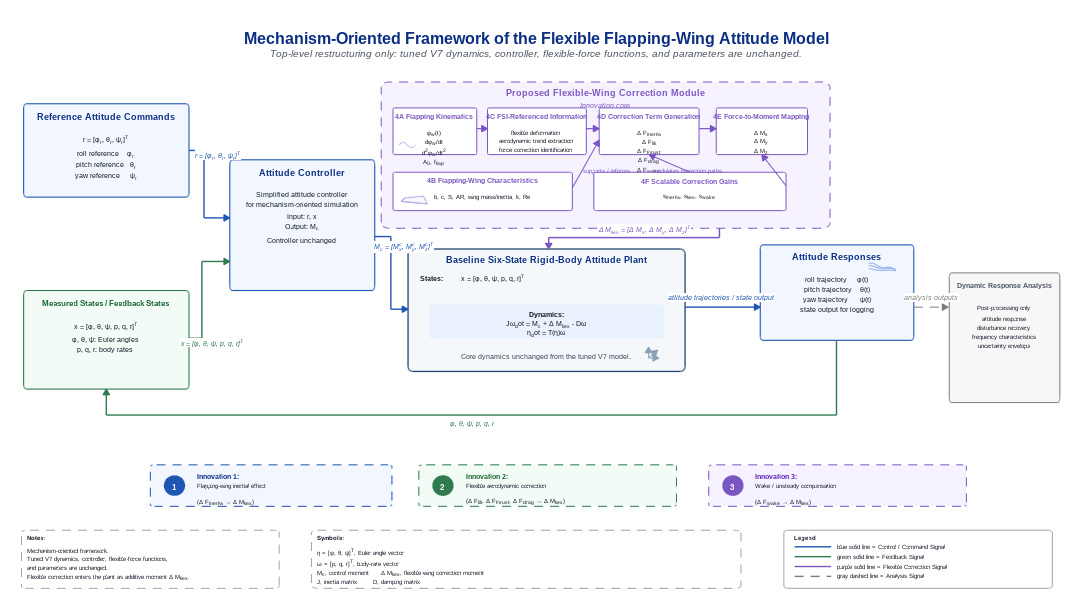
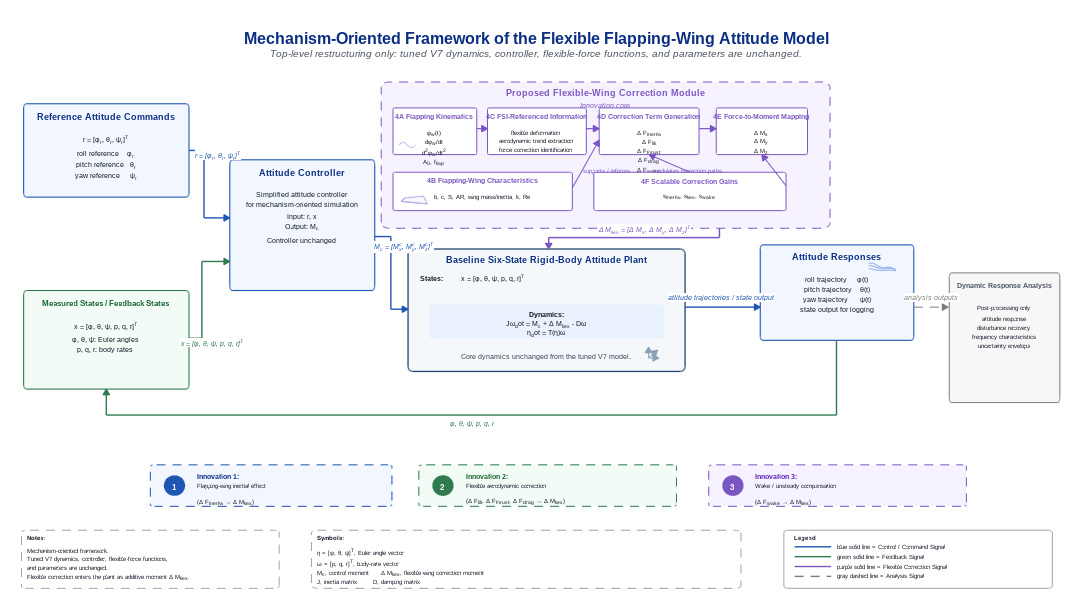
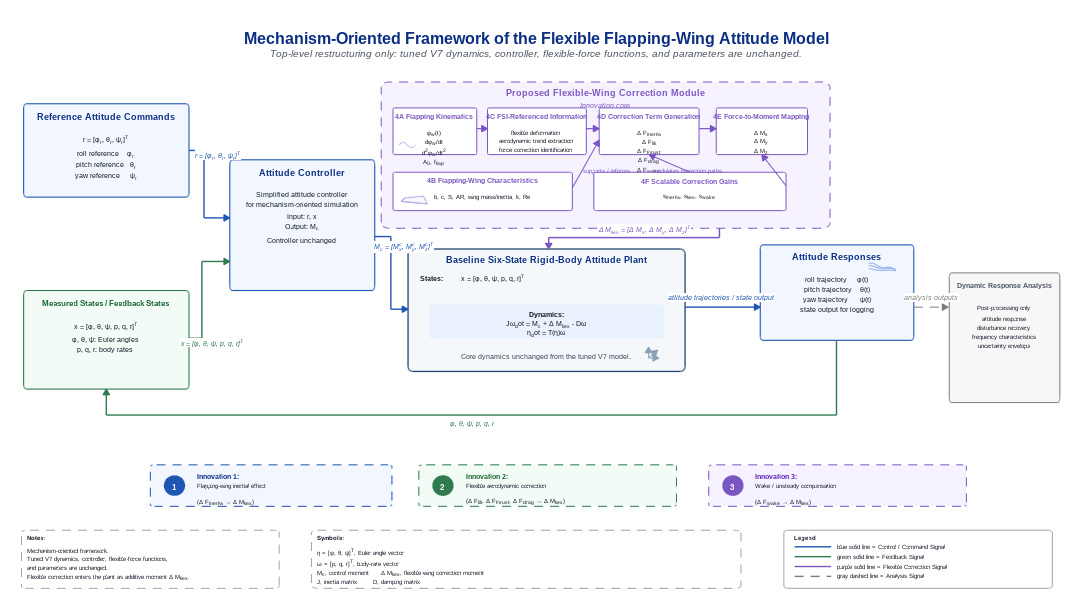

The MATLAB script that drew these images, in order:
function refined_publication_framework_v7_final_source()
%REFINED_PUBLICATION_FRAMEWORK_V7_FINAL_SOURCE
% Publication-grade standalone framework figure for the tuned V7
% flapping-wing attitude model. This script only draws a visual figure; it
% does not load, modify, simulate, or tune the Simulink model.

rootDir = fileparts(mfilename('fullpath'));
pngFile = fullfile(rootDir, 'refined_publication_framework_v7_final.png');
pdfFile = fullfile(rootDir, 'refined_publication_framework_v7_final.pdf');
svgFile = fullfile(rootDir, 'refined_publication_framework_v7_final.svg');

style.font = 'Arial';
style.titleBlue = '#0B2E83';
style.subtitleGray = '#4B5563';
style.control = '#1E56B3';
style.controlFill = '#F2F7FF';
style.feedback = '#2F7A4E';
style.feedbackFill = '#F2FBF5';
style.flex = '#7A56C1';
style.flexFill = '#F7F2FF';
style.analysis = '#7C7C7C';
style.analysisFill = '#F7F7F7';
style.plantEdge = '#24456E';
style.plantFill = '#F4F8FB';
style.formulaFill = '#EAF2FF';
style.text = '#111827';
style.lightText = '#374151';

fig = figure('Color', 'w', 'Units', 'inches', ...
    'Position', [0.5 0.5 18.2 10.2], 'Renderer', 'painters');
ax = axes('Parent', fig, 'Position', [0 0 1 1]);
axis(ax, [0 100 0 58]);
axis(ax, 'off');
hold(ax, 'on');

drawTitleBand(ax, [21.5 51.0 57.0 4.6], style);

% Main modules
drawBox(ax, [2.2 39.0 15.4 9.0], 'Reference Attitude Commands', ...
    {'r = [\phi_r, \theta_r, \psi_r]^T', '', ...
     'roll reference    \phi_r', ...
     'pitch reference   \theta_r', ...
     'yaw reference     \psi_r'}, ...
    style.control, style.controlFill, style.titleBlue, 10.5, 8.2, 1.35, style.font);

drawBox(ax, [2.2 20.5 15.4 9.5], 'Measured States / Feedback States', ...
    {'x = [\phi, \theta, \psi, p, q, r]^T', '', ...
     '\phi, \theta, \psi: Euler angles', ...
     'p, q, r: body rates'}, ...
    style.feedback, style.feedbackFill, '#166534', 10.2, 8.1, 1.35, style.font);

drawBox(ax, [21.4 30.0 13.5 12.6], 'Attitude Controller', ...
    {'Simplified attitude controller', ...
     'for mechanism-oriented simulation', '', ...
     'Input: r, x', ...
     'Output: M_c', '', ...
     'Controller unchanged'}, ...
    style.control, style.controlFill, style.titleBlue, 10.5, 8.0, 1.35, style.font);

drawPlant(ax, [38.0 22.2 25.8 11.8], style);

drawBox(ax, [70.8 25.2 14.3 9.2], 'Attitude Responses', ...
    {'roll trajectory     \phi(t)', ...
     'pitch trajectory    \theta(t)', ...
     'yaw trajectory      \psi(t)', ...
     'state output for logging'}, ...
    style.control, style.controlFill, style.titleBlue, 10.5, 8.0, 1.35, style.font);
drawResponseIcon(ax, [80.9 31.6 2.5 1.35], '#7EA6E6');

drawBox(ax, [88.4 19.2 10.3 12.5], 'Dynamic Response Analysis', ...
    {'Post-processing only', '', ...
     'attitude response', ...
     'disturbance recovery', ...
     'frequency characteristics', ...
     'uncertainty envelope'}, ...
    style.analysis, style.analysisFill, '#4B5563', 9.0, 7.2, 1.20, style.font);

drawFlexibleModule(ax, [35.5 36.0 41.8 14.1], style);

% Main signal arrows
drawArrow(ax, [17.6 43.5; 19.0 43.5; 19.0 37.0; 21.4 37.0], style.control, 1.7, '-');
edgeLabel(ax, 20.3, 43.1, 'r = [\phi_r, \theta_r, \psi_r]^T', style.control, style.font);

drawArrow(ax, [17.6 25.4; 18.8 25.4; 18.8 32.8; 21.4 32.8], style.feedback, 1.7, '-');
edgeLabel(ax, 19.7, 25.0, 'x = [\phi, \theta, \psi, p, q, r]^T', style.feedback, style.font);

drawArrow(ax, [34.9 35.2; 36.4 35.2; 36.4 28.2; 38.0 28.2], style.control, 1.7, '-');
edgeLabel(ax, 37.6, 34.2, 'M_c = [M_x^c, M_y^c, M_z^c]^T', style.control, style.font);

drawArrow(ax, [63.8 28.4; 70.8 28.4], style.control, 1.7, '-');
edgeLabel(ax, 67.2, 29.35, 'attitude trajectories / state output', style.control, style.font);

% Feedback lower loop
drawArrow(ax, [77.9 25.2; 77.9 18.0; 9.9 18.0; 9.9 20.5], style.feedback, 1.7, '-');
edgeLabel(ax, 44.0, 17.25, '\phi, \theta, \psi, p, q, r', style.feedback, style.font);

% Flexible correction injection
drawArrow(ax, [67.0 36.0; 67.0 35.1; 51.1 35.1; 51.1 34.0], style.flex, 1.8, '-');
edgeLabel(ax, 60.0, 35.85, '\Delta M_{flex} = [\Delta M_x, \Delta M_y, \Delta M_z]^T', style.flex, style.font);

% Offline analysis
drawArrow(ax, [85.1 28.4; 88.3 28.4], style.analysis, 1.2, '--');
edgeLabel(ax, 86.75, 29.35, 'analysis outputs', style.analysis, style.font);

% Innovation blocks and lower information panels
drawInnovation(ax, [14.0 9.2 22.5 4.0], '1', 'Innovation 1:', ...
    'Flapping-wing inertial effect', '(\Delta F_{inertia} \rightarrow \Delta M_{flex})', ...
    style.control, style.controlFill, style.titleBlue, style.font);
drawInnovation(ax, [39.0 9.2 24.0 4.0], '2', 'Innovation 2:', ...
    'Flexible aerodynamic correction', ...
    '(\Delta F_{lift}, \Delta F_{thrust}, \Delta F_{drag} \rightarrow \Delta M_{flex})', ...
    style.feedback, style.feedbackFill, '#166534', style.font);
drawInnovation(ax, [66.0 9.2 24.0 4.0], '3', 'Innovation 3:', ...
    'Wake / unsteady compensation', '(\Delta F_{wake} \rightarrow \Delta M_{flex})', ...
    style.flex, style.flexFill, '#5B21B6', style.font);

drawInfoBox(ax, [2.0 1.3 24.0 5.6], 'Notes:', ...
    {'Mechanism-oriented framework.', ...
     'Tuned V7 dynamics, controller, flexible-force functions,', ...
     'and parameters are unchanged.', ...
     'Flexible correction enters the plant as additive moment \Delta M_{flex}.'}, ...
    '#9CA3AF', '#FFFFFF', style.text, style.font);

drawInfoBox(ax, [29.0 1.3 40.0 5.6], 'Symbols:', ...
    {'\eta = [\phi, \theta, \psi]^T, Euler angle vector', ...
     '\omega = [p, q, r]^T, body-rate vector', ...
     'M_c, control moment      \Delta M_{flex}, flexible-wing correction moment', ...
     'J, inertia matrix        D, damping matrix'}, ...
    '#9CA3AF', '#FFFFFF', style.text, style.font);

drawLegend(ax, [73.0 1.3 25.0 5.6], style);

drawnow;
set(fig, 'PaperPositionMode', 'auto', 'InvertHardcopy', 'off');
print(fig, pngFile, '-dpng', '-r600');
print(fig, pdfFile, '-dpdf', '-painters', '-bestfit');
print(fig, svgFile, '-dsvg', '-painters');
close(fig);

fprintf('Wrote %s\n', pngFile);
fprintf('Wrote %s\n', pdfFile);
fprintf('Wrote %s\n', svgFile);
end

function drawTitleBand(ax, pos, style)
rectangle(ax, 'Position', pos, 'Curvature', [0.025 0.10], ...
    'EdgeColor', 'white', 'FaceColor', 'white', 'LineWidth', 0.1);
x = pos(1); y = pos(2); w = pos(3); h = pos(4);
text(ax, x+w/2, y+h-1.35, 'Mechanism-Oriented Framework of the Flexible Flapping-Wing Attitude Model', ...
    'HorizontalAlignment', 'center', 'VerticalAlignment', 'middle', ...
    'FontName', style.font, 'FontWeight', 'bold', 'FontSize', 20, ...
    'Color', style.titleBlue, 'Interpreter', 'none');
text(ax, x+w/2, y+h-2.75, 'Top-level restructuring only: tuned V7 dynamics, controller, flexible-force functions, and parameters are unchanged.', ...
    'HorizontalAlignment', 'center', 'VerticalAlignment', 'middle', ...
    'FontName', style.font, 'FontAngle', 'italic', 'FontSize', 12, ...
    'Color', style.subtitleGray, 'Interpreter', 'none');
end

function drawFlexibleModule(ax, pos, style)
x = pos(1); y = pos(2); w = pos(3); h = pos(4);
drawRoundedRect(ax, pos, style.flex, style.flexFill, 1.2, '--');
text(ax, x + w/2, y + h - 1.0, 'Proposed Flexible-Wing Correction Module', ...
    'HorizontalAlignment', 'center', 'FontName', style.font, 'FontWeight', 'bold', ...
    'FontSize', 10.5, 'Color', style.flex, 'Interpreter', 'none');
text(ax, x + w/2, y + h - 2.15, 'Innovation core', ...
    'HorizontalAlignment', 'center', 'FontName', style.font, 'FontAngle', 'italic', ...
    'FontSize', 8.3, 'Color', style.flex, 'Interpreter', 'none');

A = [x + 1.1 y + 7.1 7.8 4.5];
C = [x + 9.9 y + 7.1 9.2 4.5];
D = [x + 20.3 y + 7.1 9.3 4.5];
E = [x + 31.2 y + 7.1 8.5 4.5];
B = [x + 1.1 y + 1.7 16.7 3.7];
F = [x + 19.8 y + 1.7 17.9 3.7];

drawSubBox(ax, A, '4A Flapping Kinematics', ...
    {'\phi_w(t)', 'd\phi_w/dt', 'd^2\phi_w/dt^2', 'A_0, f_{flap}'}, style.flex, style.font);
drawFlapIcon(ax, [A(1)+0.55 A(2)+0.55 1.55 0.75], '#BFA8E8');
drawSubBox(ax, C, '4C FSI-Referenced Information', ...
    {'flexible deformation', 'aerodynamic trend extraction', 'force correction identification'}, style.flex, style.font);
drawSubBox(ax, D, '4D Correction Term Generation', ...
    {'\Delta F_{inertia}', '\Delta F_{lift}', '\Delta F_{thrust}', '\Delta F_{drag}', '\Delta F_{wake}'}, style.flex, style.font);
drawSubBox(ax, E, '4E Force-to-Moment Mapping', ...
    {'\Delta M_x', '\Delta M_y', '\Delta M_z'}, style.flex, style.font);
drawSubBox(ax, B, '4B Flapping-Wing Characteristics', ...
    {'b, c, S, AR, wing mass/inertia, k, Re'}, style.flex, style.font);
drawWingIcon(ax, [B(1)+0.75 B(2)+0.60 2.45 0.95], '#BFA8E8');
drawSubBox(ax, F, '4F Scalable Correction Gains', ...
    {'s_{inertia}, s_{flex}, s_{wake}'}, style.flex, style.font);

drawArrow(ax, [A(1)+A(3) A(2)+2.5; C(1) C(2)+2.5], style.flex, 1.45, '-');
drawArrow(ax, [C(1)+C(3) C(2)+2.5; D(1) D(2)+2.5], style.flex, 1.45, '-');
drawArrow(ax, [D(1)+D(3) D(2)+2.5; E(1) E(2)+2.5], style.flex, 1.45, '-');
drawArrow(ax, [B(1)+B(3) B(2)+2.2; D(1) D(2)+1.4], style.flex, 1.15, '-');
drawArrow(ax, [F(1)+F(3)/2 F(2)+F(4); D(1)+D(3)/2 D(2)], style.flex, 1.15, '-');
drawArrow(ax, [F(1)+F(3) F(2)+2.4; E(1)+E(3)/2 E(2)], style.flex, 1.15, '-');
text(ax, x + 18.8, y + 5.55, 'supports / informs', ...
    'FontName', style.font, 'FontSize', 7.2, 'Color', style.flex, 'Interpreter', 'none');
text(ax, x + 25.4, y + 5.55, 'modulates correction paths', ...
    'FontName', style.font, 'FontSize', 7.2, 'Color', style.flex, 'Interpreter', 'none');
end

function drawPlant(ax, pos, style)
x = pos(1); y = pos(2); w = pos(3); h = pos(4);
drawRoundedRect(ax, pos, style.plantEdge, style.plantFill, 1.6, '-');
text(ax, x+w/2, y+h-1.0, 'Baseline Six-State Rigid-Body Attitude Plant', ...
    'HorizontalAlignment', 'center', 'FontName', style.font, 'FontWeight', 'bold', ...
    'FontSize', 10.8, 'Color', style.titleBlue, 'Interpreter', 'none');
text(ax, x+1.2, y+h-2.7, 'States:', 'FontName', style.font, ...
    'FontWeight', 'bold', 'FontSize', 8.3, 'Color', style.text, 'Interpreter', 'none');
text(ax, x+5.0, y+h-2.7, 'x = [\phi, \theta, \psi, p, q, r]^T', ...
    'FontName', style.font, 'FontSize', 8.3, 'Color', style.text, 'Interpreter', 'tex');
drawRoundedRect(ax, [x+2.0 y+3.2 w-4.0 3.2], style.formulaFill, style.formulaFill, 1.0, '-');
text(ax, x+w/2, y+5.55, 'Dynamics:', 'HorizontalAlignment', 'center', ...
    'FontName', style.font, 'FontWeight', 'bold', 'FontSize', 8.3, ...
    'Color', style.text, 'Interpreter', 'none');
text(ax, x+w/2, y+4.55, 'J\omega_dot = M_c + \Delta M_{flex} - D\omega', ...
    'HorizontalAlignment', 'center', 'FontName', style.font, 'FontSize', 8.6, ...
    'Color', style.text, 'Interpreter', 'tex');
text(ax, x+w/2, y+3.72, '\eta_dot = T(\eta)\omega', ...
    'HorizontalAlignment', 'center', 'FontName', style.font, 'FontSize', 8.6, ...
    'Color', style.text, 'Interpreter', 'tex');
text(ax, x+w/2, y+1.45, 'Core dynamics unchanged from the tuned V7 model.', ...
    'HorizontalAlignment', 'center', 'FontName', style.font, 'FontSize', 8.0, ...
    'Color', style.lightText, 'Interpreter', 'none');
drawAxesIcon(ax, [x+w-3.8 y+0.9 1.55 1.55], '#8AA0B8');
end

function drawBox(ax, pos, titleText, bodyLines, edgeColor, fillColor, titleColor, titleSize, bodySize, lw, fontName)
drawRoundedRect(ax, pos, edgeColor, fillColor, lw, '-');
x = pos(1); y = pos(2); w = pos(3); h = pos(4);
text(ax, x+w/2, y+h-1.15, titleText, 'HorizontalAlignment', 'center', ...
    'FontName', fontName, 'FontWeight', 'bold', 'FontSize', titleSize, ...
    'Color', titleColor, 'Interpreter', 'none');
text(ax, x+w/2, y+h-3.0, strjoin(bodyLines, newline), ...
    'HorizontalAlignment', 'center', 'VerticalAlignment', 'top', ...
    'FontName', fontName, 'FontSize', bodySize, 'Color', '#111827', ...
    'Interpreter', 'tex');
end

function drawSubBox(ax, pos, titleText, bodyLines, color, fontName)
drawRoundedRect(ax, pos, color, 'white', 1.05, '-');
x = pos(1); y = pos(2); w = pos(3); h = pos(4);
text(ax, x+w/2, y+h-0.75, titleText, 'HorizontalAlignment', 'center', ...
    'FontName', fontName, 'FontWeight', 'bold', 'FontSize', 8.7, ...
    'Color', color, 'Interpreter', 'none');
text(ax, x+w/2, y+h-2.05, strjoin(bodyLines, newline), ...
    'HorizontalAlignment', 'center', 'VerticalAlignment', 'top', ...
    'FontName', fontName, 'FontSize', 7.4, 'Color', '#111827', ...
    'Interpreter', 'tex');
end

function drawRoundedRect(ax, pos, edgeColor, fillColor, lw, lineStyle)
rectangle(ax, 'Position', pos, 'Curvature', [0.035 0.08], ...
    'EdgeColor', edgeColor, 'FaceColor', fillColor, ...
    'LineWidth', lw, 'LineStyle', lineStyle);
end

function drawArrow(ax, pts, color, lw, lineStyle)
plot(ax, pts(:,1), pts(:,2), 'Color', color, 'LineWidth', lw, 'LineStyle', lineStyle);
p1 = pts(end-1,:); p2 = pts(end,:);
v = p2 - p1;
if norm(v) < eps
    return;
end
u = v / norm(v);
n = [-u(2) u(1)];
headLen = 0.55;
headWid = 0.32;
tip = p2;
base = tip - headLen*u;
patch(ax, [tip(1) base(1)+headWid*n(1) base(1)-headWid*n(1)], ...
    [tip(2) base(2)+headWid*n(2) base(2)-headWid*n(2)], ...
    [0 0 0], 'FaceColor', color, 'EdgeColor', color);
end

function edgeLabel(ax, x, y, txt, color, fontName)
text(ax, x, y, txt, 'HorizontalAlignment', 'center', 'VerticalAlignment', 'middle', ...
    'FontName', fontName, 'FontAngle', 'italic', 'FontSize', 8.2, ...
    'Color', color, 'Interpreter', 'tex', 'BackgroundColor', 'white', 'Margin', 1.0);
end

function drawInnovation(ax, pos, num, header, body, detail, edgeColor, fillColor, textColor, fontName)
drawRoundedRect(ax, pos, edgeColor, fillColor, 1.25, '--');
x = pos(1); y = pos(2); h = pos(4);
rectangle(ax, 'Position', [x+1.3 y+h/2-0.95 1.9 1.9], ...
    'Curvature', [1 1], 'EdgeColor', edgeColor, 'FaceColor', edgeColor, 'LineWidth', 1.0);
text(ax, x+2.25, y+h/2, num, 'HorizontalAlignment', 'center', ...
    'VerticalAlignment', 'middle', 'FontName', fontName, 'FontWeight', 'bold', ...
    'FontSize', 10, 'Color', 'white');
text(ax, x+4.4, y+h-1.0, header, 'FontName', fontName, ...
    'FontWeight', 'bold', 'FontSize', 8.0, 'Color', textColor, 'Interpreter', 'none');
text(ax, x+4.4, y+h-2.0, body, 'FontName', fontName, ...
    'FontSize', 7.7, 'Color', '#111827', 'Interpreter', 'none');
text(ax, x+4.4, y+0.45, detail, 'FontName', fontName, ...
    'FontSize', 7.2, 'Color', '#111827', 'Interpreter', 'tex');
end

function drawInfoBox(ax, pos, titleText, lines, edgeColor, fillColor, textColor, fontName)
drawRoundedRect(ax, pos, edgeColor, fillColor, 0.9, '--');
x = pos(1); y = pos(2); w = pos(3); h = pos(4);
text(ax, x+0.6, y+h-0.75, titleText, 'FontName', fontName, 'FontWeight', 'bold', ...
    'FontSize', 7.4, 'Color', textColor, 'Interpreter', 'none');
text(ax, x+0.6, y+h-1.65, strjoin(lines, newline), 'FontName', fontName, ...
    'FontSize', 6.8, 'Color', textColor, 'VerticalAlignment', 'top', ...
    'Interpreter', 'tex');
end

function drawLegend(ax, pos, style)
drawRoundedRect(ax, pos, '#9CA3AF', '#FFFFFF', 0.9, '-');
x = pos(1); y = pos(2); h = pos(4);
text(ax, x+1.0, y+h-0.75, 'Legend', 'FontName', style.font, ...
    'FontWeight', 'bold', 'FontSize', 7.4, 'Color', style.text);
legendLine(ax, x+1.0, y+h-1.6, style.control, '-', 'blue solid line = Control / Command Signal', style.font);
legendLine(ax, x+1.0, y+h-2.55, style.feedback, '-', 'green solid line = Feedback Signal', style.font);
legendLine(ax, x+1.0, y+h-3.50, style.flex, '-', 'purple solid line = Flexible Correction Signal', style.font);
legendLine(ax, x+1.0, y+h-4.45, style.analysis, '--', 'gray dashed line = Analysis Signal', style.font);
end

function legendLine(ax, x, y, color, lineStyle, labelText, fontName)
plot(ax, [x x+3.4], [y y], 'Color', color, 'LineWidth', 1.7, 'LineStyle', lineStyle);
text(ax, x+4.0, y, labelText, 'VerticalAlignment', 'middle', ...
    'FontName', fontName, 'FontSize', 6.9, 'Color', '#111827', 'Interpreter', 'none');
end

function drawFlapIcon(ax, pos, color)
x = pos(1); y = pos(2); w = pos(3); h = pos(4);
t = linspace(0, 1, 40);
plot(ax, x + w*t, y + h*(0.5 + 0.35*sin(2*pi*t)), ...
    'Color', color, 'LineWidth', 0.8);
end

function drawWingIcon(ax, pos, color)
x = pos(1); y = pos(2); w = pos(3); h = pos(4);
patch(ax, [x x+w x+w*0.85 x+w*0.15], [y+h*0.3 y+h*0.05 y+h*0.85 y+h*0.65], ...
    [0 0 0], 'FaceColor', color, 'FaceAlpha', 0.10, 'EdgeColor', color, 'LineWidth', 0.8);
plot(ax, [x x+w], [y+h*0.3 y+h*0.05], 'Color', color, 'LineWidth', 0.7);
plot(ax, [x x+w*0.15], [y+h*0.3 y+h*0.65], 'Color', color, 'LineWidth', 0.7);
end

function drawAxesIcon(ax, pos, color)
x = pos(1); y = pos(2); w = pos(3); h = pos(4);
drawArrow(ax, [x+0.4 y+0.4; x+w-0.2 y+0.4], color, 0.8, '-');
drawArrow(ax, [x+0.4 y+0.4; x+0.4 y+h-0.1], color, 0.8, '-');
drawArrow(ax, [x+0.4 y+0.4; x+w*0.8 y+h*0.75], color, 0.8, '-');
end

function drawResponseIcon(ax, pos, color)
x = pos(1); y = pos(2); w = pos(3); h = pos(4);
t = linspace(0, 1, 30);
plot(ax, x+w*t, y+h*(0.75-0.45*t+0.08*sin(10*t)), 'Color', color, 'LineWidth', 0.8);
plot(ax, x+w*t, y+h*(0.55-0.25*t+0.06*sin(8*t+1)), 'Color', color, 'LineWidth', 0.8);
plot(ax, x+w*t, y+h*(0.35-0.15*t+0.04*sin(7*t+2)), 'Color', color, 'LineWidth', 0.8);
end
